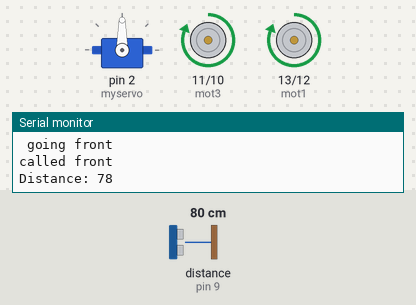
This sketch was run on a simulated Arduino Uno, built with avr-gcc and run on an emulated ATmega328P. Shown: servo, motor-driver pin pairs drawn as motors (green arrow = first pin HIGH = forward, orange = second pin HIGH = backward, longer = more drive), the last lines printed to the serial monitor. Wiring (inferred from the names in the program): ultrasonic range finder: trigger pin 8; echo pin 9. The inputs (shaded band) are chosen by the test bench; at power-on: distance to the obstacle (sensor on pin 9) 80 cm. The echo pulse lasts 58.3 µs per cm.

Above: at 1.2 s.
1.3 s: distance to the obstacle (sensor on pin 9) set to 22 cm
4.3 s: distance to the obstacle (sensor on pin 9) set to 19 cm
At 5.1 s:
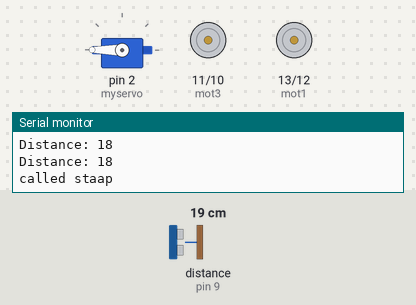
7.3 s: distance to the obstacle (sensor on pin 9) set to 35 cm
At 9.0 s:
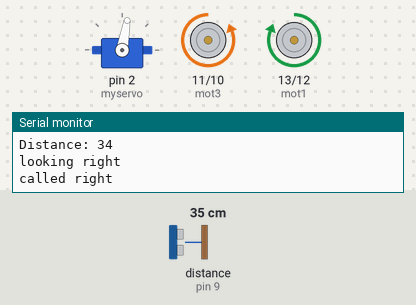
9.8 s: distance to the obstacle (sensor on pin 9) set to 2 cm
At 12.7 s:
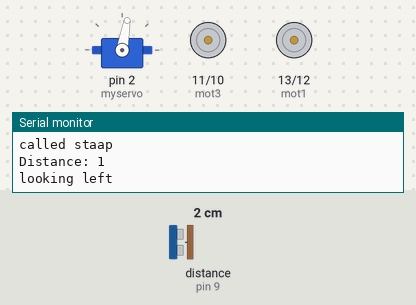
12.8 s: distance to the obstacle (sensor on pin 9) set to 60 cm
At 14.1 s:
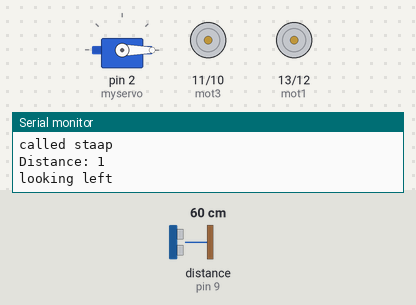
Timing chart, 0 to 18.8 s (numbered marks = the images above; inputs shaded):
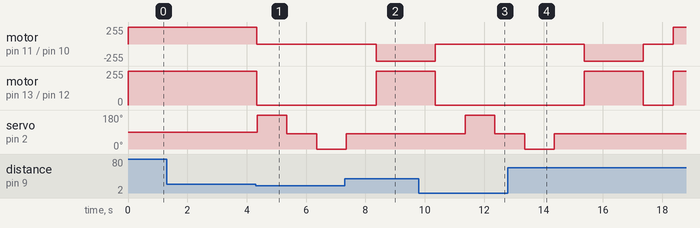

The sketch:

ultrasonic_car.ino
```cpp
///////////////////////////////////////
#include<Servo.h>
///////////////////////////////////////
Servo myservo;

///////////////////////////////////////
int trig = 8;
int echo = 9;
int mot1 = 13;
int mot2 = 12;
int mot3 = 11;
int mot4 = 10;
int distance = 0;
int distleft = 0;
int distright = 0;
int duration = 0;
///////////////////////////////////////

void setup()
{
  Serial.begin(9600);
  pinMode(trig,OUTPUT);
  pinMode(echo,INPUT);
  pinMode(mot1,OUTPUT);
  pinMode(mot2,OUTPUT);
  pinMode(mot3,OUTPUT);
  pinMode(mot4,OUTPUT);
  myservo.attach(2);
  Serial.println("Starting");
}


void loop()
{
  if (measure()>20)
  {
    Serial.println(" going front");
    front();
  }

  else
  if(measure()<20)
  {
    staap();
    lookleft();
    if(distleft>20)
    {
      left();
      delay (1000);
      staap();
      delay(1000);
    }
    else
    {
      lookright();
      if(distright>20)
      {
       right();
       delay (1000);
       staap();
       delay(1000);
      }
     else
     {
      back();
      delay(1000);
      staap();
      delay(1000);
     }
    }
  }
}


int measure()
{
digitalWrite(trig, LOW);
delayMicroseconds(2);
digitalWrite(trig, HIGH);
delayMicroseconds(10);
digitalWrite(trig, LOW);
duration = pulseIn(echo, HIGH);
distance= duration*0.034/2;
Serial.print("Distance: ");
Serial.println(distance);
return(distance);
}


void front(){
    digitalWrite(mot1,HIGH);
    digitalWrite(mot2,LOW);
    digitalWrite(mot3,HIGH);
    digitalWrite(mot4,LOW);
    Serial.println("called front");
  }

void back(){
    digitalWrite(mot1,LOW);
    digitalWrite(mot2,HIGH);
    digitalWrite(mot3,LOW);
    digitalWrite(mot4,HIGH);
    Serial.println("called back");
  }

void left(){
    digitalWrite(mot1,LOW);
    digitalWrite(mot2,HIGH);
    digitalWrite(mot3,HIGH);
    digitalWrite(mot4,LOW);
    Serial.println("called left");
    delay(1000);
  }

void right(){
    digitalWrite(mot1,HIGH);
    digitalWrite(mot2,LOW);
    digitalWrite(mot3,LOW);
    digitalWrite(mot4,HIGH);
    Serial.println("called right");
    delay(1000);
  }

void staap(){
    digitalWrite(mot1,LOW);
    digitalWrite(mot2,LOW);
    digitalWrite(mot3,LOW);
    digitalWrite(mot4,LOW);
    Serial.println("called staap");
  }

void lookleft()
{
  myservo.write(180);
  delay(1000);
  distleft = measure();
  myservo.write(80);
  Serial.println("looking left");
  delay(1000);
}

void lookright()
{
  myservo.write(0);
  delay(1000);
  distright = measure();
  myservo.write(80);
  Serial.println("looking right");
  delay(1000);
}
```

Measured:
- the behaviour switches between 21 and 20 cm on distance to the obstacle (sensor on pin 9) (found by bisection; images 0 and 1)
- after the input at 4.3 s, motor on pin 11 (mot3) / pin 10 (mot4), motor on pin 13 (mot1) / pin 12 (mot2): forward 255/255 → stopped at once; servo on pin 2 (myservo): 90° → 180° after 0.05 s, → 80° 1.0 s later, → 0° 1.0 s later
- after the input at 7.3 s, motor on pin 11 (mot3) / pin 10 (mot4): goes on until 8.4 s, then stays backward 255/255
- after the input at 9.8 s, motor on pin 11 (mot3) / pin 10 (mot4), motor on pin 13 (mot1) / pin 12 (mot2): goes on until 10.4 s, then stays stopped; servo on pin 2 (myservo): 80° → 180° after 1.6 s, → 80° 1.0 s later
- after the input at 12.8 s, servo on pin 2 (myservo): goes on until 14.4 s, then stays 80°
